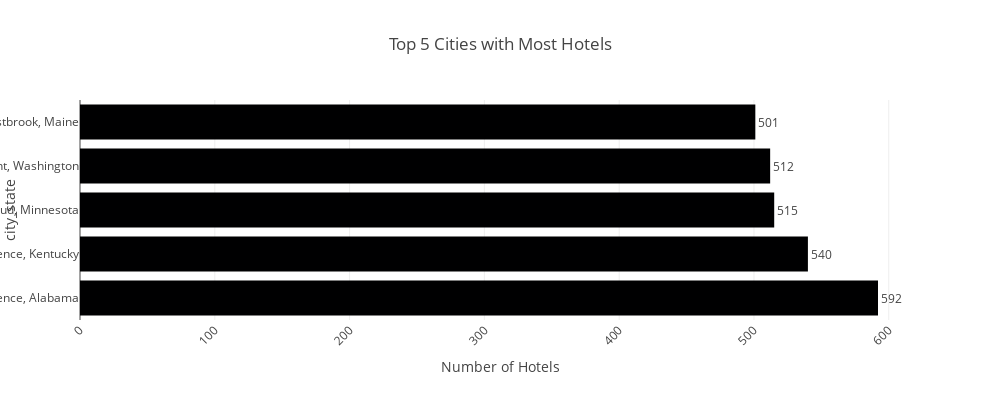

Write notebook code for a chart like this one.
### Code cell
import pandas as pd
import plotly.express as px

# Crear una nueva columna combinando ciudad y estado
df['city_state'] = df['city'] + ', ' + df['state']

# Contar el número único de hoteles (hotel_id) por combinación de ciudad y estado
cities_hotels_count = df.groupby('city_state')['hotel_id'].nunique().reset_index()
cities_hotels_count.columns = ['city_state', 'Number of Hotels']

# Seleccionar las 5 ciudades con más hoteles
top_cities = cities_hotels_count.sort_values(by='Number of Hotels', ascending=False).head(5)

# Crear el gráfico de barras horizontales con Plotly Express
fig = px.bar(top_cities, x='Number of Hotels', y='city_state', orientation='h',
             title='Top 5 Cities with Most Hotels', labels={'Number of Hotels': 'Number of Hotels'},
             text='Number of Hotels')  # Mostrar solo el texto a la derecha de las barras

# Ajustar el tamaño del gráfico para dar más espacio a los nombres de las ciudades
fig.update_layout(width=1000, height=400)

# Rotar las etiquetas de las barras para dar más espacio
fig.update_layout(xaxis=dict(tickangle=-45))

# Configurar la posición del texto
fig.update_traces(textposition='outside', insidetextanchor='start')

# Mostrar el gráfico
fig.show()

### Figure 1 — Plotly figure (JSON) as saved in the notebook; plotly's stock layout.template omitted (floating-point values rounded to 4 significant figures)
{"data": [{"alignmentgroup": "True", "hovertemplate": "Number of Hotels=%{text}<br>city_state=%{y}<extra></extra>", "insidetextanchor": "start", "legendgroup": "", "marker": {"color": "#000001", "pattern": {"shape": ""}}, "name": "", "offsetgroup": "", "orientation": "h", "showlegend": false, "text": [592, 540, 515, 512, 501], "textposition": "outside", "type": "bar", "x": [592, 540, 515, 512, 501], "xaxis": "x", "y": ["Florence, Alabama", "Florence, Kentucky", "St. Cloud, Minnesota", "Kent, Washington", "Westbrook, Maine"], "yaxis": "y"}], "layout": {"barmode": "relative", "height": 400, "legend": {"tracegroupgap": 0}, "title": {"text": "Top 5 Cities with Most Hotels"}, "width": 1000, "xaxis": {"anchor": "y", "domain": [0, 1], "tickangle": -45, "title": {"text": "Number of Hotels"}}, "yaxis": {"anchor": "x", "domain": [0, 1], "title": {"text": "city_state"}}}}
